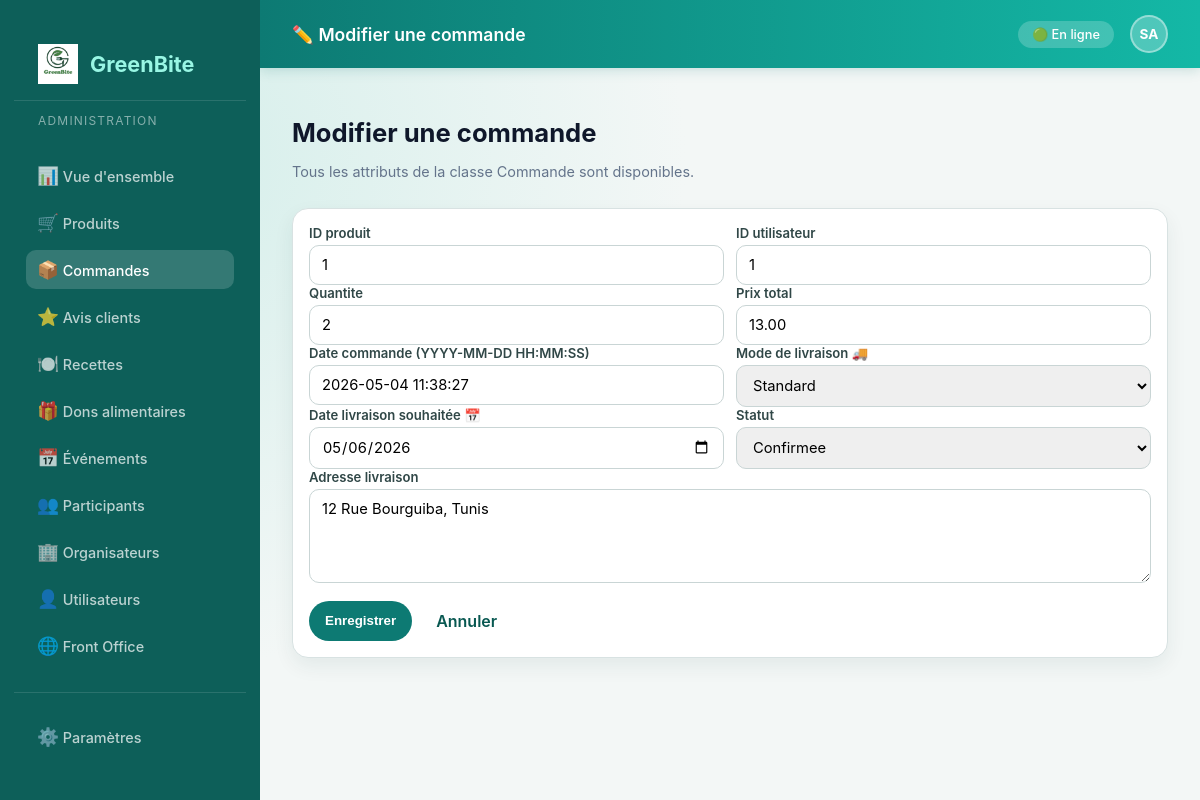
/Green-Bite/View/back-office/order_form.php?id=1 (signed in), run on the app's committed database.
### tables this page shows
CREATE TABLE `commandes` (
  `id_commande` int(11) NOT NULL,
  `id_produit` int(11) NOT NULL,
  `id_utilisateur` int(11) NOT NULL,
  `quantite` int(11) NOT NULL DEFAULT 1,
  `prix_total` decimal(10,2) NOT NULL DEFAULT 0.00,
  `date_commande` datetime NOT NULL DEFAULT current_timestamp(),
  `statut` enum('en-cours','en-preparation','confirmee','livree','annulee') DEFAULT 'en-cours',
  `mode_livraison` enum('standard','express') NOT NULL DEFAULT 'standard',
  `date_livraison_souhaitee` date DEFAULT NULL,
  `adresse_livraison` text NOT NULL,
  `methode_paiement` enum('cash','carte') NOT NULL DEFAULT 'cash',
  `numero_carte` varchar(20) DEFAULT NULL,
  `nom_titulaire` varchar(100) DEFAULT NULL,
  `date_expiration` varchar(5) DEFAULT NULL,
  `cvv` varchar(3) DEFAULT NULL
);

### Green-Bite/Controller/bootstrap.php (called while the page is built, shortened)
<?php
require_once __DIR__ . '/../config/database.php';
function h(?string $value): string
{
    return htmlspecialchars((string) $value, ENT_QUOTES, 'UTF-8');
}
function getCurrentUser(): ?array
{
    return $_SESSION['user'] ?? null;
}

### Green-Bite/config/database.php (called while the page is built, shortened)
<?php
function getPdo(): PDO
{
    $dsn = 'mysql:host=' . DB_HOST . ';port=' . DB_PORT . ';dbname=' . DB_NAME . ';charset=utf8mb4';
    $options = [
        PDO::ATTR_ERRMODE => PDO::ERRMODE_EXCEPTION,
        PDO::ATTR_DEFAULT_FETCH_MODE => PDO::FETCH_ASSOC,
        PDO::ATTR_EMULATE_PREPARES => false,
    ];
    $pdo = new PDO($dsn, DB_USER, DB_PASS, $options);
    return $pdo;
}
final class Database
{
    public static function connection(): PDO
    {
        return getPdo();
    }
}

### Green-Bite/Controller/OrderController.php (called while the page is built, shortened)
<?php
require_once __DIR__ . '/../config/database.php';
final class OrderController
{
    private PDO $pdo;
    public function __construct()
    {
        $this->pdo = Database::connection();
    }
    public function find(int $id): ?array
    {
        $stmt = $this->pdo->prepare('SELECT c.*, p.nom as produit_nom, p.marque as produit_marque FROM commandes c LEFT JOIN produits p ON c.id_produit = p.id_produit WHERE c.id_commande = :id LIMIT 1');
        $stmt->execute(['id' => $id]);
        $row = $stmt->fetch();
        return $row ?: null;
    }
}

### Green-Bite/View/back-office/order_form.php (the view, shortened to what this page needs)
<?php
require_once __DIR__ . '/../includes/bootstrap.php';
require_once __DIR__ . '/../../Controller/OrderController.php';
$controller = new OrderController();
$id = (int) ($_GET['id'] ?? 0);
$isEdit = $id > 0;
$order = [
    'id_produit'              => '',
    'id_utilisateur'          => '',
    'quantite'                => 1,
    'prix_total'              => '',
    'date_commande'           => date('Y-m-d H:i:s'),
    'statut'                  => 'en-cours',
    'adresse_livraison'       => '',
    'mode_livraison'          => 'standard',
    'date_livraison_souhaitee'=> '',
];
if ($isEdit) {
    $row = $controller->find($id);
    $order = $row;
}
?>
<!DOCTYPE html>
<html lang="fr">
<head>
    <link rel="stylesheet" href="../style.css">
    <link rel="stylesheet" href="../assets/app.css">
</head>
<body>
<div class="dashboard-layout">
<?php $activePage = 'orders'; include __DIR__ . '/../includes/sidebar_admin.php'; ?>
    <div class="dashboard-main">
        <header class="dashboard-header">
            <div class="header-title"><?= $isEdit ? '✏️ Modifier' : '➕ Ajouter' ?> une commande</div>
            <div class="header-right">
                <span class="header-badge">🟢 En ligne</span>
                <?php $u = getCurrentUser(); $ini = strtoupper(mb_substr($u['prenom']??'',0,1).mb_substr($u['nom']??'',0,1))?:'AD'; ?>
                <div class="admin-avatar"><?= h($ini) ?></div>
            </div>
        </header>
        <div class="page-content">
            <div class="page-header">
                <h1><?= $isEdit ? 'Modifier' : 'Ajouter' ?> une commande</h1>
                <p>Tous les attributs de la classe Commande sont disponibles.</p>
            </div>
        <form method="post" class="card">
            <div class="row">
                <div>
                    <label>ID produit</label>
                    <input type="text" name="id_produit" value="<?= h((string) $order['id_produit']) ?>">
                </div>
                <div>
                    <label>ID utilisateur</label>
                    <input type="text" name="id_utilisateur" value="<?= h((string) $order['id_utilisateur']) ?>">
                </div>
            </div>
            <div class="row">
                <div>
                    <label>Quantite</label>
                    <input type="text" name="quantite" value="<?= h((string) $order['quantite']) ?>">
                </div>
                <div>
                    <label>Prix total</label>
                    <input type="text" name="prix_total" value="<?= h((string) $order['prix_total']) ?>">
                </div>
            </div>
            <div class="row">
                <div>
                    <label>Date commande (YYYY-MM-DD HH:MM:SS)</label>
                    <input name="date_commande" value="<?= h((string) $order['date_commande']) ?>">
                </div>
                <div>
                    <label>Mode de livraison 🚚</label>
                    <select name="mode_livraison">
                        <?php foreach (['standard', 'express'] as $mode): ?>
                            <option value="<?= $mode ?>" <?= $order['mode_livraison'] === $mode ? 'selected' : '' ?>><?= ucfirst($mode) ?></option>
                        <?php endforeach; ?>
                    </select>
                </div>
            </div>
            <div class="row">
                <div>
                    <label>Date livraison souhaitée 📅</label>
                    <input type="date" name="date_livraison_souhaitee" value="<?= h((string) $order['date_livraison_souhaitee']) ?>">
                </div>
                <div>
                    <label>Statut</label>
                    <select name="statut">
                        <?php foreach (['en-cours', 'en-preparation', 'confirmee', 'livree', 'annulee'] as $s): ?>
                            <option value="<?= $s ?>" <?= $order['statut'] === $s ? 'selected' : '' ?>><?= ucfirst(str_replace('-', ' ', $s)) ?></option>
                        <?php endforeach; ?>
                    </select>
                </div>
            </div>
            <div>
                <label>Adresse livraison</label>
                <textarea name="adresse_livraison" rows="4"><?= h((string) $order['adresse_livraison']) ?></textarea>
            </div>
            <div style="display:flex; gap:8px; margin-top:14px;">
                <button class="btn" type="submit">Enregistrer</button>
                <a class="btn secondary" href="orders.php">Annuler</a>
            </div>
        </form>
        </div>
    </div>
</div>
</body>
</html>

### Green-Bite/View/style.css (style rules this page uses)
:root { --primary-green: #15803d; --primary-green-dark: #166534; --primary-green-light: #dcfce7; --accent-teal: #0d7a73; --accent-teal-dark: #085851; --accent-teal-light: #ccfbf1; --gray-light: #f1f5f9; --gray-border: #e2e8f0; --text-dark: #0f172a; --text-muted: #64748b; }
body { font-family: 'Inter', system-ui, -apple-system, sans-serif; background-color: var(--gray-light); margin: 0; padding: 0; }
.card { transition: all 0.3s ease; }
.dashboard-header { background: linear-gradient(90deg, var(--accent-teal) 0%, #14b8a6 100%); }
* { box-sizing: border-box; }
.dashboard-layout { display: flex; min-height: 100vh; }
.dashboard-main { margin-left: 260px; flex: 1; display: flex; flex-direction: column; }
.dashboard-header { background: linear-gradient(90deg, var(--accent-teal) 0%, #14b8a6 100%); padding: 0 2rem; height: 68px; display: flex; align-items: center; justify-content: space-between; position: sticky; top: 0; z-index: 40; box-shadow: 0 2px 12px rgba(15,118,110,0.2); }
.header-title { color: white; font-size: 1.1rem; font-weight: 600; }
.header-right { display: flex; align-items: center; gap: 1rem; }
.header-badge { background: rgba(255,255,255,0.2); color: white; padding: 6px 14px; border-radius: 9999px; font-size: 0.8rem; font-weight: 500; }
.admin-avatar { width: 38px; height: 38px; border-radius: 50%; background: rgba(255,255,255,0.25); color: white; display: flex; align-items: center; justify-content: center; font-weight: 700; font-size: 0.85rem; border: 2px solid rgba(255,255,255,0.4); cursor: pointer; }
.page-content { padding: 2rem; flex: 1; }
.page-header { margin-bottom: 1.75rem; }
.page-header h1 { font-size: 1.6rem; font-weight: 700; color: #0f172a; margin-bottom: 0.25rem; }
.page-header p { color: #64748b; font-size: 0.9rem; }

### Green-Bite/View/assets/app.css (style rules this page uses)
:root { --bg: #f3f7f6; --card: #ffffff; --text: #122222; --muted: #5f7474; --line: #d8e2e2; --accent: #0d7a73; --accent-dark: #085851; --warning: #d97706; --danger: #b42318; --success: #15803d; }
* { box-sizing: border-box; }
body { margin: 0; font-family: 'Inter', system-ui, -apple-system, sans-serif; background: radial-gradient(circle at 15% 20%, #d6efeb 0%, var(--bg) 42%); color: var(--text); }
a { color: inherit; text-decoration: none; }
.btn { border: 0; border-radius: 999px; background: var(--accent); color: #fff; cursor: pointer; padding: 10px 16px; font-weight: 600; }
.btn.secondary { background: #fff; color: var(--accent-dark); }
.card { background: var(--card); border: 1px solid var(--line); border-radius: 16px; padding: 16px; box-shadow: 0 8px 20px rgba(5, 62, 60, 0.07); }
input, select, textarea { width: 100%; border: 1px solid #c9d5d5; border-radius: 10px; padding: 10px 12px; font-family: inherit; font-size: 0.92rem; }
label { display: block; font-size: 0.82rem; margin-bottom: 4px; color: #304747; font-weight: 600; }
.row { display: grid; grid-template-columns: repeat(2, 1fr); gap: 12px; }

### data on the page
commandes: id_produit "1", id_utilisateur "1", quantite "2", prix_total "13.00", date_commande "2026-05-04 11:38:27", mode_livraison "Standard", date_livraison_souhaitee "05/06/2026", statut "Confirmee", adresse_livraison "12 Rue Bourguiba, Tunis"

### other printed values
$icon "📊 🛒 📦 ⭐ 🍽️ 🎁 📅 👥 🏢 👤 🌐"
$label "Vue d'ensemble Produits Commandes Avis clients Recettes Dons alimentaires Événements Participants Organisateurs Utilisateurs Front Office"
$ini "SA"
